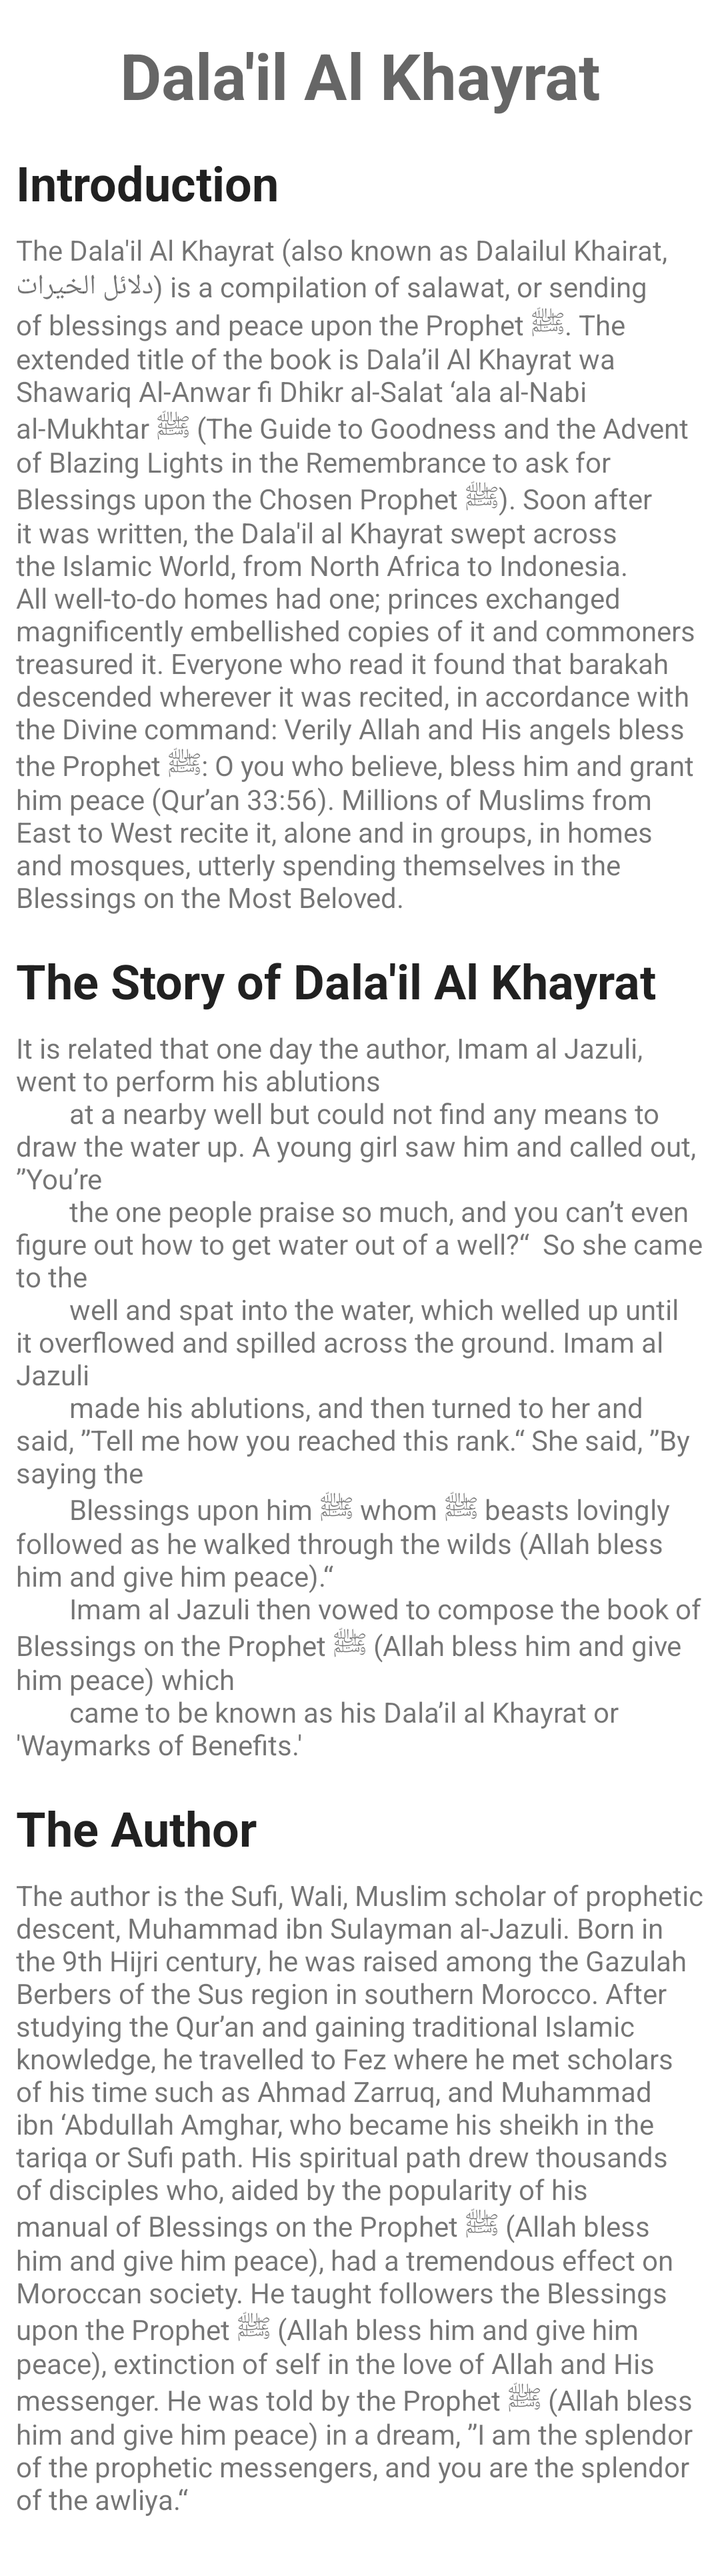
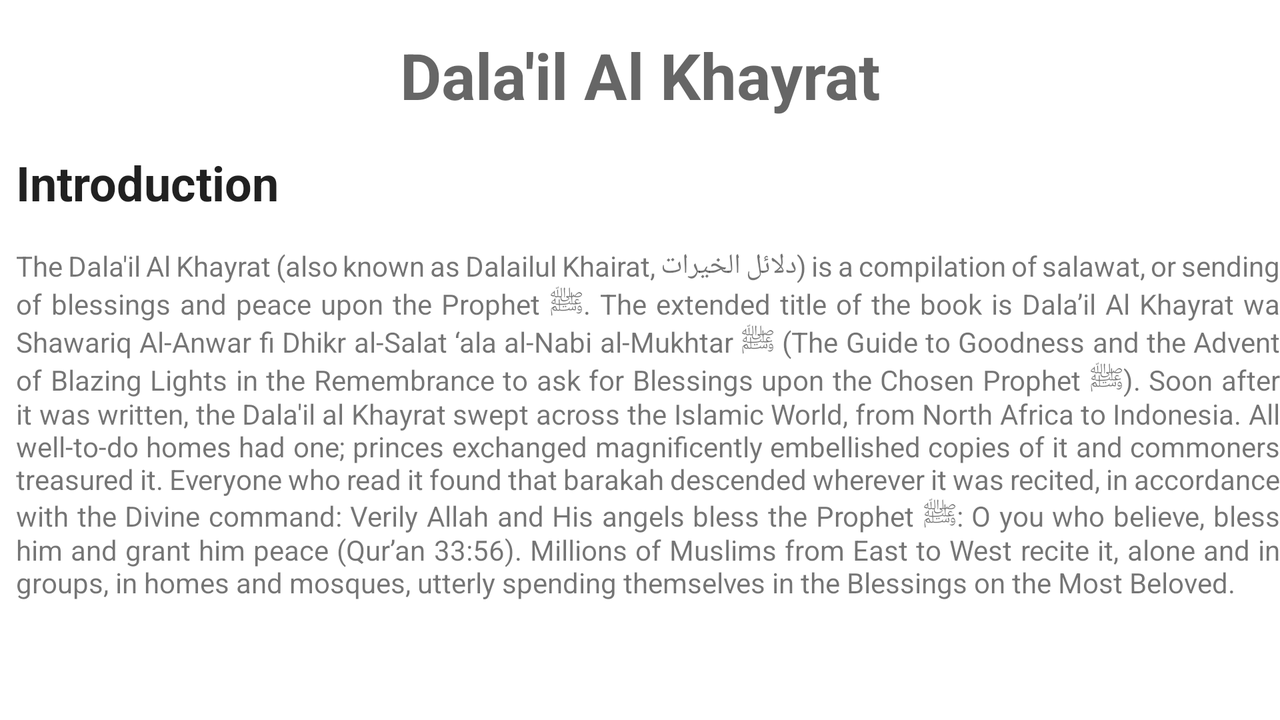

An Android layout and its configuration variant, each rendered on a device that would load it. The default file and the variant file are quoted in full after the pictures.
<!-- AndroidManifest.xml: application theme Theme.DalailAlKhayrat -->
<!-- res/layout/fragment_introduction.xml -->
<?xml version="1.0" encoding="utf-8"?>
<ScrollView xmlns:android="http://schemas.android.com/apk/res/android"
    xmlns:app="http://schemas.android.com/apk/res-auto"
    xmlns:tools="http://schemas.android.com/tools"
    android:id="@+id/fragment_introduction_container"
    android:layout_width="match_parent"
    android:layout_height="match_parent"
    tools:context=".ui.introduction.IntroductionFragment">

    <androidx.constraintlayout.widget.ConstraintLayout
        android:layout_width="match_parent"
        android:layout_height="wrap_content">

        <com.google.android.material.textview.MaterialTextView
            android:id="@+id/title"
            android:layout_width="0dp"
            android:layout_height="wrap_content"
            android:layout_marginStart="8dp"
            android:layout_marginTop="16dp"
            android:layout_marginEnd="8dp"
            android:gravity="center"
            android:text="@string/app_name"
            android:textAppearance="@style/TextAppearance.Material3.HeadlineLarge"
            android:textStyle="bold"
            app:layout_constraintEnd_toEndOf="parent"
            app:layout_constraintStart_toStartOf="parent"
            app:layout_constraintTop_toTopOf="parent" />

        <com.google.android.material.textview.MaterialTextView
            android:id="@+id/subtitle_introduction"
            android:layout_width="match_parent"
            android:layout_height="wrap_content"
            android:layout_marginStart="8dp"
            android:layout_marginTop="16dp"
            android:text="@string/introduction"
            android:textAppearance="@style/TextAppearance.Material3.HeadlineSmall"
            android:textStyle="bold"
            app:layout_constraintEnd_toEndOf="parent"
            app:layout_constraintStart_toStartOf="parent"
            app:layout_constraintTop_toBottomOf="@+id/title" />

        <com.google.android.material.textview.MaterialTextView
            android:id="@+id/paragraph_introduction"
            android:layout_width="match_parent"
            android:layout_height="wrap_content"
            android:layout_marginStart="8dp"
            android:layout_marginTop="8dp"
            android:layout_marginEnd="8dp"
            android:text="@string/introduction_paragraph"
            app:layout_constraintEnd_toEndOf="parent"
            app:layout_constraintStart_toStartOf="parent"
            app:layout_constraintTop_toBottomOf="@+id/subtitle_introduction" />

        <com.google.android.material.textview.MaterialTextView
            android:id="@+id/subtitle_story"
            android:layout_width="match_parent"
            android:layout_height="wrap_content"
            android:layout_marginStart="8dp"
            android:layout_marginTop="16dp"
            android:text="@string/story"
            android:textAppearance="@style/TextAppearance.Material3.HeadlineSmall"
            android:textStyle="bold"
            app:layout_constraintEnd_toEndOf="parent"
            app:layout_constraintStart_toStartOf="parent"
            app:layout_constraintTop_toBottomOf="@+id/paragraph_introduction" />

        <com.google.android.material.textview.MaterialTextView
            android:id="@+id/paragraph_story"
            android:layout_width="match_parent"
            android:layout_height="wrap_content"
            android:layout_marginStart="8dp"
            android:layout_marginTop="8dp"
            android:layout_marginEnd="8dp"
            android:text="@string/story_paragraph"
            app:layout_constraintEnd_toEndOf="parent"
            app:layout_constraintStart_toStartOf="parent"
            app:layout_constraintTop_toBottomOf="@+id/subtitle_story" />

        <com.google.android.material.textview.MaterialTextView
            android:id="@+id/subtitle_author"
            android:layout_width="match_parent"
            android:layout_height="wrap_content"
            android:layout_marginStart="8dp"
            android:layout_marginTop="16dp"
            android:text="@string/author"
            android:textAppearance="@style/TextAppearance.Material3.HeadlineSmall"
            android:textStyle="bold"
            app:layout_constraintEnd_toEndOf="parent"
            app:layout_constraintStart_toStartOf="parent"
            app:layout_constraintTop_toBottomOf="@+id/paragraph_story" />

        <com.google.android.material.textview.MaterialTextView
            android:id="@+id/paragraph_author"
            android:layout_width="match_parent"
            android:layout_height="wrap_content"
            android:layout_marginStart="8dp"
            android:layout_marginTop="8dp"
            android:layout_marginEnd="8dp"
            android:paddingBottom="24dp"
            android:text="@string/author_paragraph"
            app:layout_constraintEnd_toEndOf="parent"
            app:layout_constraintStart_toStartOf="parent"
            app:layout_constraintTop_toBottomOf="@+id/subtitle_author" />

    </androidx.constraintlayout.widget.ConstraintLayout>

</ScrollView>
<!-- resources referenced by this layout -->
<resources>
  <string name="app_name">Dala\'il Al Khayrat</string>
  <string name="author">The Author</string>
  <string name="author_paragraph">The author is the Sufi, Wali, Muslim scholar of prophetic descent, Muhammad ibn Sulayman
          al-Jazuli. Born in the 9th Hijri century, he was raised among the Gazulah Berbers of the Sus region in southern Morocco.
          After studying the Qur’an and gaining traditional Islamic knowledge, he travelled to Fez where he met scholars of his time
          such as Ahmad Zarruq, and Muhammad ibn ‘Abdullah Amghar, who became his sheikh in the tariqa or Sufi path.  His spiritual
          path drew thousands of disciples who, aided by the popularity of his manual of Blessings on the Prophet ﷺ (Allah bless him and
          give him peace), had a tremendous effect on Moroccan society. He taught followers the Blessings upon the Prophet ﷺ (Allah bless
          him and give him peace), extinction of self in the love of Allah and His messenger. He was told by the Prophet ﷺ (Allah bless him
          and give him peace) in a dream, ”I am the splendor of the prophetic messengers, and you are the splendor of the awliya.“
      </string>
  <string name="introduction">Introduction</string>
  <string name="introduction_paragraph">
          The Dala\'il Al Khayrat (also known as Dalailul Khairat, دلائل الخيرات) is a compilation of salawat,
          or sending of blessings and peace upon the Prophet ﷺ. The extended title of the book is Dala’il Al Khayrat
          wa Shawariq Al-Anwar fi Dhikr al-Salat ‘ala al-Nabi al-Mukhtar ﷺ (The Guide to Goodness and the Advent of
          Blazing Lights in the Remembrance to ask for Blessings upon the Chosen Prophet ﷺ).
  
          Soon after it was written, the Dala\'il al Khayrat swept across the Islamic World, from North Africa to
          Indonesia. All well-to-do homes had one; princes exchanged magnificently embellished copies of it and
          commoners treasured it. Everyone who read it found that barakah descended wherever it was recited, in
          accordance with the Divine command: Verily Allah and His angels bless the Prophet ﷺ: O you who believe,
          bless him and grant him peace (Qur’an 33:56).
  
          Millions of Muslims from East to West recite it, alone and in groups, in homes and mosques, utterly spending
          themselves in the Blessings on the Most Beloved.
      </string>
  <string name="story">The Story of Dala\'il Al Khayrat</string>
  <string name="story_paragraph">"It is related that one day the author, Imam al Jazuli, went to perform his ablutions
          at a nearby well but could not find any means to draw the water up. A young girl saw him and called out, ”You’re
          the one people praise so much, and you can’t even figure out how to get water out of a well?“  So she came to the
          well and spat into the water, which welled up until it overflowed and spilled across the ground. Imam al Jazuli
          made his ablutions, and then turned to her and said, ”Tell me how you reached this rank.“ She said, ”By saying the
          Blessings upon him ﷺ whom ﷺ beasts lovingly followed as he walked through the wilds (Allah bless him and give him peace).“
          Imam al Jazuli then vowed to compose the book of Blessings on the Prophet ﷺ (Allah bless him and give him peace) which
          came to be known as his Dala’il al Khayrat or 'Waymarks of Benefits.' "
      </string>
  <!-- some entries are left out for length -->
</resources>
<!-- res/layout-w600dp/fragment_introduction.xml (the repository's variant of the layout above) -->
<!-- drawn on the phone turned sideways -->
<?xml version="1.0" encoding="utf-8"?>
<ScrollView xmlns:android="http://schemas.android.com/apk/res/android"
    xmlns:app="http://schemas.android.com/apk/res-auto"
    xmlns:tools="http://schemas.android.com/tools"
    android:id="@+id/fragment_introduction_container"
    android:layout_width="match_parent"
    android:layout_height="match_parent"
    tools:context=".ui.introduction.IntroductionFragment">

    <androidx.constraintlayout.widget.ConstraintLayout
        android:layout_width="match_parent"
        android:layout_height="wrap_content">

        <com.google.android.material.textview.MaterialTextView
            android:id="@+id/title"
            android:layout_width="0dp"
            android:layout_height="wrap_content"
            android:layout_marginStart="8dp"
            android:layout_marginTop="16dp"
            android:layout_marginEnd="8dp"
            android:gravity="center"
            android:text="@string/app_name"
            android:textAppearance="@style/TextAppearance.Material3.HeadlineLarge"
            android:textStyle="bold"
            app:layout_constraintEnd_toEndOf="parent"
            app:layout_constraintStart_toStartOf="parent"
            app:layout_constraintTop_toTopOf="parent" />

        <com.google.android.material.textview.MaterialTextView
            android:id="@+id/subtitle_introduction"
            android:layout_width="match_parent"
            android:layout_height="wrap_content"
            android:layout_marginStart="8dp"
            android:layout_marginTop="16dp"
            android:text="@string/introduction"
            android:textAppearance="@style/TextAppearance.Material3.HeadlineSmall"
            android:textStyle="bold"
            app:layout_constraintEnd_toEndOf="parent"
            app:layout_constraintStart_toStartOf="parent"
            app:layout_constraintTop_toBottomOf="@+id/title" />

        <com.google.android.material.textview.MaterialTextView
            android:id="@+id/paragraph_introduction"
            android:layout_width="match_parent"
            android:layout_height="wrap_content"
            android:layout_marginStart="8dp"
            android:layout_marginTop="16dp"
            android:text="@string/introduction_paragraph"
            android:justificationMode="inter_word"
            app:layout_constraintEnd_toEndOf="parent"
            app:layout_constraintStart_toStartOf="parent"
            app:layout_constraintTop_toBottomOf="@+id/subtitle_introduction" />

    </androidx.constraintlayout.widget.ConstraintLayout>

</ScrollView>
<!-- resources referenced by the variant -->
<!-- as the phone turned sideways resolves them -->
<resources>
  <string name="app_name">Dala\'il Al Khayrat</string>
  <string name="introduction">Introduction</string>
  <string name="introduction_paragraph">
          The Dala\'il Al Khayrat (also known as Dalailul Khairat, دلائل الخيرات) is a compilation of salawat,
          or sending of blessings and peace upon the Prophet ﷺ. The extended title of the book is Dala’il Al Khayrat
          wa Shawariq Al-Anwar fi Dhikr al-Salat ‘ala al-Nabi al-Mukhtar ﷺ (The Guide to Goodness and the Advent of
          Blazing Lights in the Remembrance to ask for Blessings upon the Chosen Prophet ﷺ).
  
          Soon after it was written, the Dala\'il al Khayrat swept across the Islamic World, from North Africa to
          Indonesia. All well-to-do homes had one; princes exchanged magnificently embellished copies of it and
          commoners treasured it. Everyone who read it found that barakah descended wherever it was recited, in
          accordance with the Divine command: Verily Allah and His angels bless the Prophet ﷺ: O you who believe,
          bless him and grant him peace (Qur’an 33:56).
  
          Millions of Muslims from East to West recite it, alone and in groups, in homes and mosques, utterly spending
          themselves in the Blessings on the Most Beloved.
      </string>
  <style name="Theme.DalailAlKhayrat" parent="Theme.MaterialComponents.DayNight.DarkActionBar">
          
          <item name="colorPrimary">@color/purple_500</item>
          <item name="colorPrimaryVariant">@color/purple_700</item>
          <item name="colorOnPrimary">@color/white</item>
          
          <item name="colorSecondary">@color/teal_200</item>
          <item name="colorSecondaryVariant">@color/teal_700</item>
          <item name="colorOnSecondary">@color/black</item>
          
          <item name="android:statusBarColor" tools:targetApi="l">?attr/colorPrimaryVariant</item>
          
      </style>
</resources>
